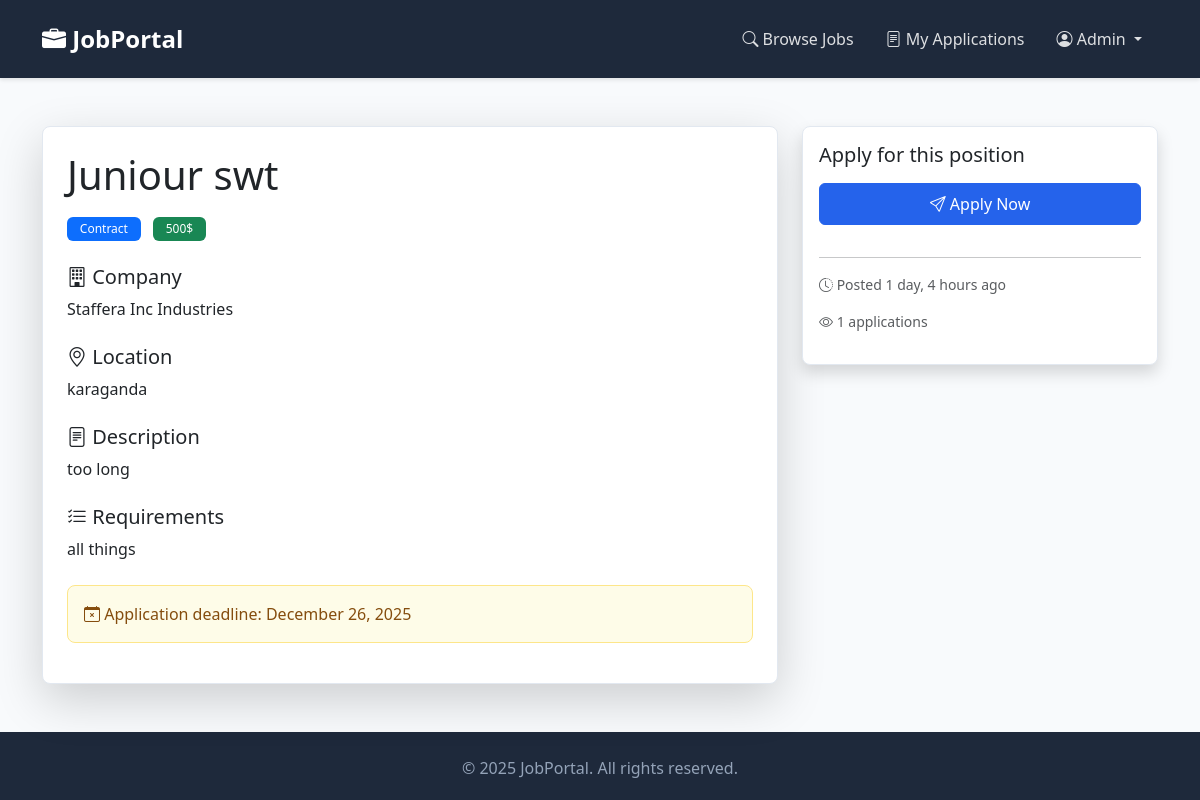
The page /recruitment/jobs/1/ (signed in) on the database its author committed.
### accounts/models.py (models this page shows, shortened)
class User(AbstractUser):
    ROLE_CHOICES = (
        ('applicant', 'Applicant'),
        ('employer', 'Employer'),
        ('admin', 'Administrator'),
    )
    role = models.CharField(max_length=20, choices=ROLE_CHOICES, default='applicant')
    phone = models.CharField(max_length=15, blank=True)
    profile_picture = models.ImageField(upload_to='profiles/', blank=True, null=True)
    bio = models.TextField(blank=True)
    created_at = models.DateTimeField(default=timezone.now)
    updated_at = models.DateTimeField(auto_now=True)

class EmployerProfile(models.Model):
    user = models.OneToOneField(User, on_delete=models.CASCADE, related_name='employer_profile')
    company_name = models.CharField(max_length=200)
    company_description = models.TextField(blank=True)
    website = models.URLField(blank=True)
    location = models.CharField(max_length=200)

### recruitment/models.py (models this page shows, shortened)
class Job(models.Model):
    JOB_TYPE_CHOICES = (
        ('full-time', 'Full Time'),
        ('part-time', 'Part Time'),
        ('contract', 'Contract'),
        ('internship', 'Internship'),
    )
    employer = models.ForeignKey(settings.AUTH_USER_MODEL, on_delete=models.CASCADE, related_name='jobs')
    title = models.CharField(max_length=200)
    description = models.TextField()
    requirements = models.TextField()
    location = models.CharField(max_length=200)
    job_type = models.CharField(max_length=20, choices=JOB_TYPE_CHOICES, default='full-time')
    salary_range = models.CharField(max_length=100, blank=True)
    is_active = models.BooleanField(default=True)
    created_at = models.DateTimeField(default=timezone.now)
    updated_at = models.DateTimeField(auto_now=True)
    deadline = models.DateField(null=True, blank=True)
    class Meta:
        ordering = ['-created_at']

### recruitment/views.py (the view)
# urls.py: path('jobs/<int:pk>/', views.job_detail, name='job_detail'),
@login_required
def job_detail(request, pk):
    job = get_object_or_404(Job, pk=pk)
    has_applied = False
    if request.user.role == 'applicant':
        has_applied = Application.objects.filter(job=job, applicant=request.user).exists()
    return render(request, 'recruitment/job_detail.html', {'job': job, 'has_applied': has_applied})

### recruitment/templates/recruitment/job_detail.html (shortened to what this page needs)
{% extends 'base.html' %}
{% block content %}
<div class="container mt-5">
    <div class="row">
        <div class="col-md-8">
            <div class="card shadow-lg">
                <div class="card-body p-4">
                    <h1 class="mb-3">{{ job.title }}</h1>
                    <div class="mb-4">
                        <span class="badge bg-primary me-2">{{ job.get_job_type_display }}</span>
                        {% if job.salary_range %}
                            <span class="badge bg-success">{{ job.salary_range }}</span>
                        {% endif %}
                    </div>
                    <div class="mb-4">
                        <h5><i class="bi bi-building"></i> Company</h5>
                        <p>{{ job.employer.employer_profile.company_name }}</p>
                    </div>
                    <div class="mb-4">
                        <h5><i class="bi bi-geo-alt"></i> Location</h5>
                        <p>{{ job.location }}</p>
                    </div>
                    <div class="mb-4">
                        <h5><i class="bi bi-file-text"></i> Description</h5>
                        <p style="white-space: pre-line;">{{ job.description }}</p>
                    </div>
                    <div class="mb-4">
                        <h5><i class="bi bi-list-check"></i> Requirements</h5>
                        <p style="white-space: pre-line;">{{ job.requirements }}</p>
                    </div>
                    {% if job.deadline %}
                        <div class="alert alert-warning">
                            <i class="bi bi-calendar-x"></i> Application deadline: {{ job.deadline|date:"F d, Y" }}
                        </div>
                    {% endif %}
                </div>
            </div>
        </div>
        <div class="col-md-4">
            <div class="card shadow sticky-top" style="top: 20px;">
                <div class="card-body">
                    <h5 class="mb-3">Apply for this position</h5>
                    {% if user.role == 'applicant' %}
                        {% if has_applied %}
                            <div class="alert alert-info">
                                <i class="bi bi-check-circle"></i> You have already applied for this job
                            </div>
                            <a href="{% url 'recruitment:my_applications' %}" class="btn btn-outline-primary w-100">View Application</a>
                        {% else %}
                            <a href="{% url 'recruitment:apply_job' job.pk %}" class="btn btn-primary w-100 mb-3">
                                <i class="bi bi-send"></i> Apply Now
                            </a>
                        {% endif %}
                    {% else %}
                        <p class="text-muted">Login as an applicant to apply</p>
                    {% endif %}
                    <hr>
                    <div class="text-muted small">
                        <p><i class="bi bi-clock-history"></i> Posted {{ job.created_at|timesince }} ago</p>
                        <p><i class="bi bi-eye"></i> {{ job.applications.count }} applications</p>
                    </div>
                </div>
            </div>
        </div>
    </div>
</div>
{% endblock %}

### templates/base.html (shortened to what this page needs)
<!DOCTYPE html>
<html lang="en">
<head>
    <link href="https://cdn.jsdelivr.net/npm/bootstrap@5.3.0/dist/css/bootstrap.min.css" rel="stylesheet">
    <link href="https://cdn.jsdelivr.net/npm/bootstrap-icons@1.10.0/font/bootstrap-icons.css" rel="stylesheet">
</head>
<body>
    <nav class="navbar navbar-expand-lg navbar-dark">
        <div class="container">
            <a class="navbar-brand" href="{% url 'recruitment:dashboard' %}">
                <i class="bi bi-briefcase-fill"></i> JobPortal
            </a>
            <div class="collapse navbar-collapse" id="navbarNav">
                <ul class="navbar-nav ms-auto">
                    {% if user.is_authenticated %}
                        <li class="nav-item">
                            <a class="nav-link" href="{% url 'recruitment:job_list' %}">
                                <i class="bi bi-search"></i> Browse Jobs
                            </a>
                        </li>
                        {% if user.role == 'applicant' %}
                            <li class="nav-item">
                                <a class="nav-link" href="{% url 'recruitment:my_applications' %}">
                                    <i class="bi bi-file-text"></i> My Applications
                                </a>
                            </li>
                        {% endif %}
                        <li class="nav-item dropdown">
                            <a class="nav-link dropdown-toggle" href="#" id="navbarDropdown" role="button" data-bs-toggle="dropdown">
                                <i class="bi bi-person-circle"></i> {{ user.username }}
                            </a>
                        </li>
                    {% endif %}
                </ul>
            </div>
        </div>
    </nav>
    <main>
        {% block content %}{% endblock %}
    </main>
    <footer class="text-center">
        <div class="container">
            <p class="mb-0">&copy; 2025 JobPortal. All rights reserved.</p>
        </div>
    </footer>
</body>
</html>

### templates/base.html (style rules this page uses)
:root { --primary-color: #2563eb; --primary-dark: #1e40af; --secondary-color: #475569; }
* { margin: 0; padding: 0; box-sizing: border-box; }
html, body { height: 100%; font-family: 'Segoe UI', Tahoma, Geneva, Verdana, sans-serif; background-color: #f8fafc; }
body { display: flex; flex-direction: column; }
main { flex: 1 0 auto; }
footer { flex-shrink: 0; }
.navbar { background-color: #1e293b !important; padding: 1rem 0; box-shadow: 0 2px 4px rgba(0,0,0,0.1); }
.navbar-brand { font-size: 1.5rem; font-weight: 600; }
.navbar-nav .nav-link { color: rgba(255,255,255,0.85) !important; transition: color 0.2s; padding: 0.5rem 1rem !important; }
.card { border: 1px solid #e2e8f0; border-radius: 0.5rem; transition: box-shadow 0.2s; }
.btn-primary { background-color: var(--primary-color); border-color: var(--primary-color); padding: 0.5rem 1.25rem; font-weight: 500; transition: all 0.2s; }
.badge { padding: 0.4rem 0.8rem; font-weight: 500; font-size: 0.75rem; }
footer { background-color: #1e293b; color: #94a3b8; padding: 1.5rem 0; margin-top: 3rem; }
.alert { border-radius: 0.5rem; border: none; }
.alert-warning { background-color: #fefce8; border: 1px solid #fde68a; color: #854d0e; }

### rows shown on the page
User: username "Admin"
Job: title "Juniour swt", job_type "Contract", salary_range "500$", employer.employer_profile.company_name "Staffera Inc Industries", location "karaganda", description "too long", requirements "all things", deadline "December 26, 2025", created_at "1 day, 4 hours", applications.count "1"
